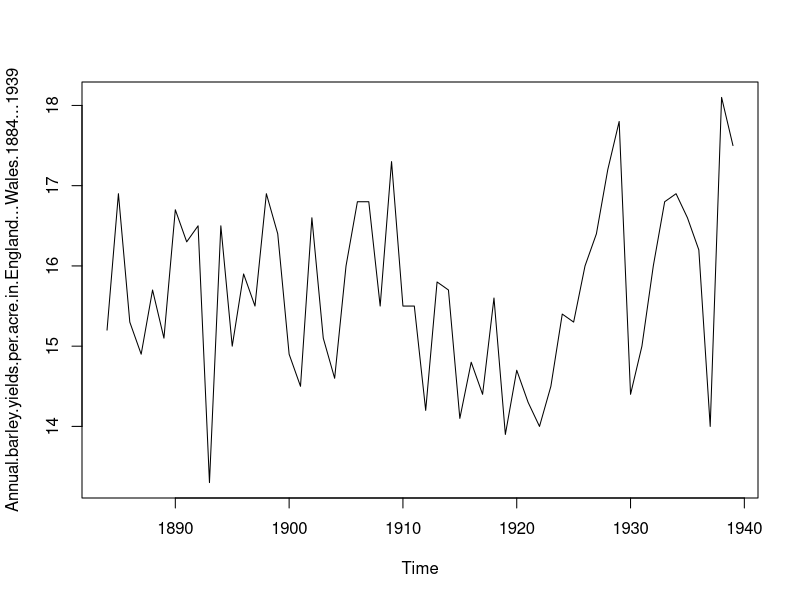
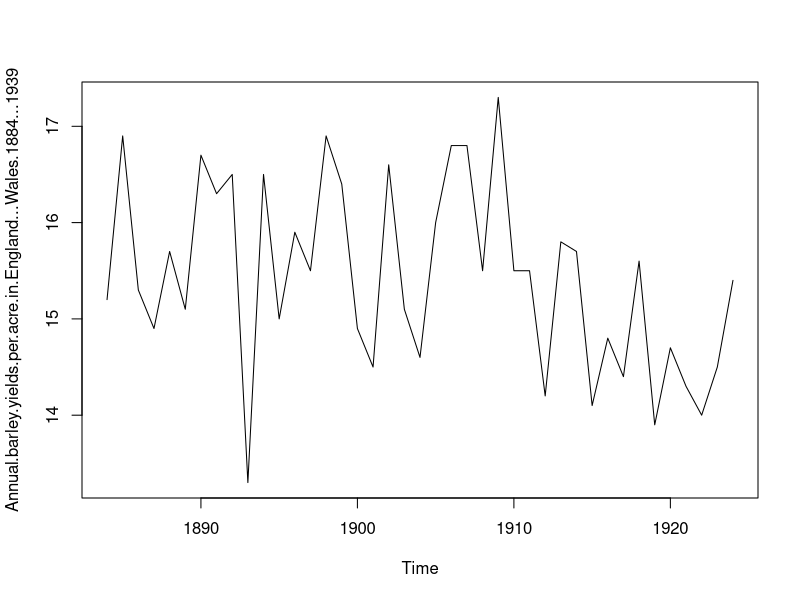
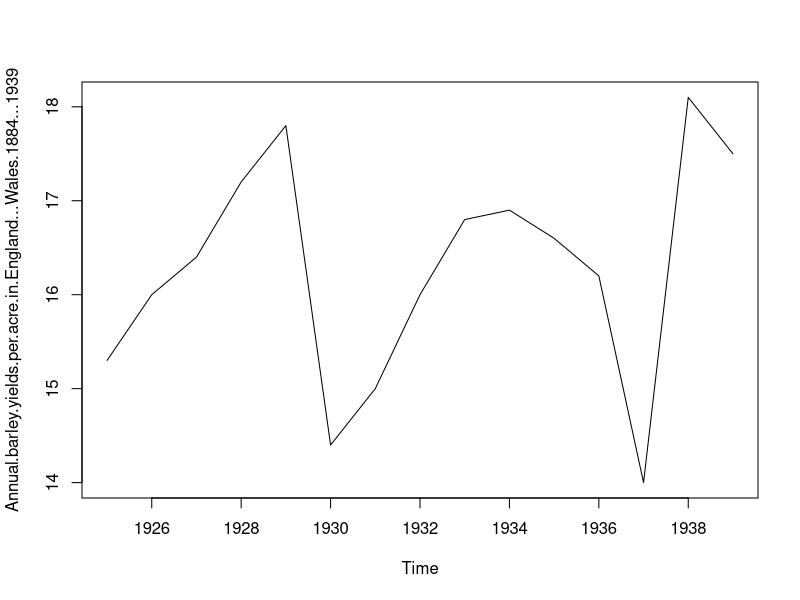
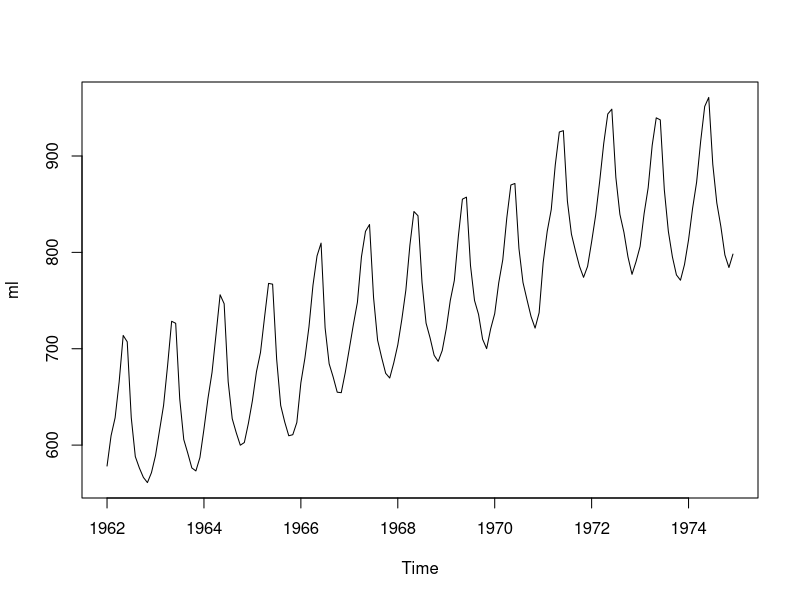
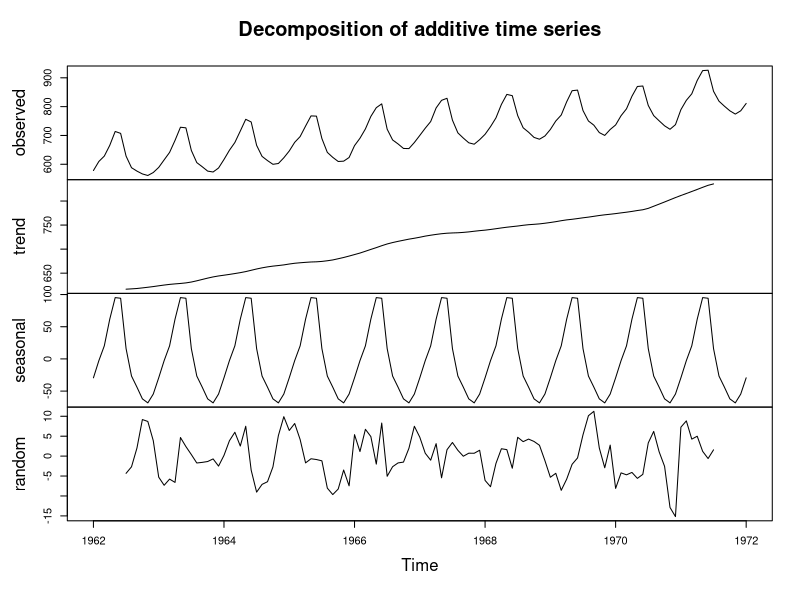
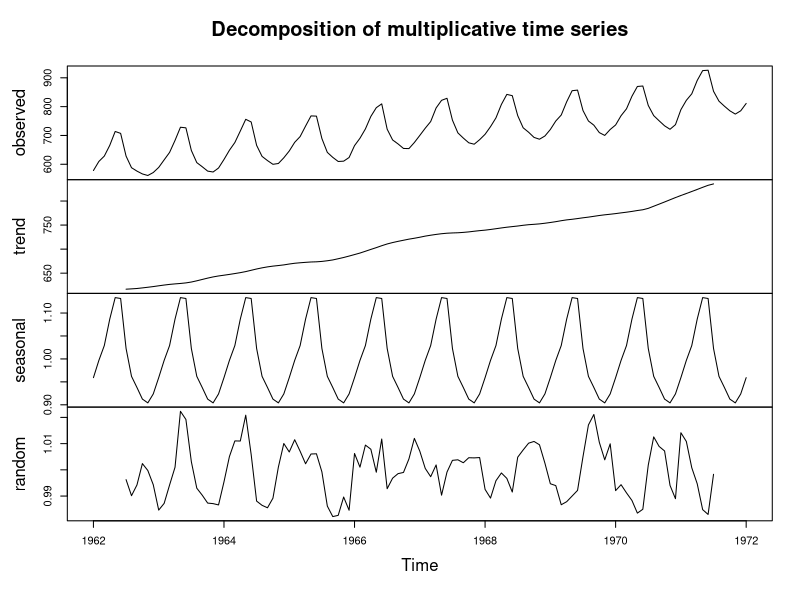
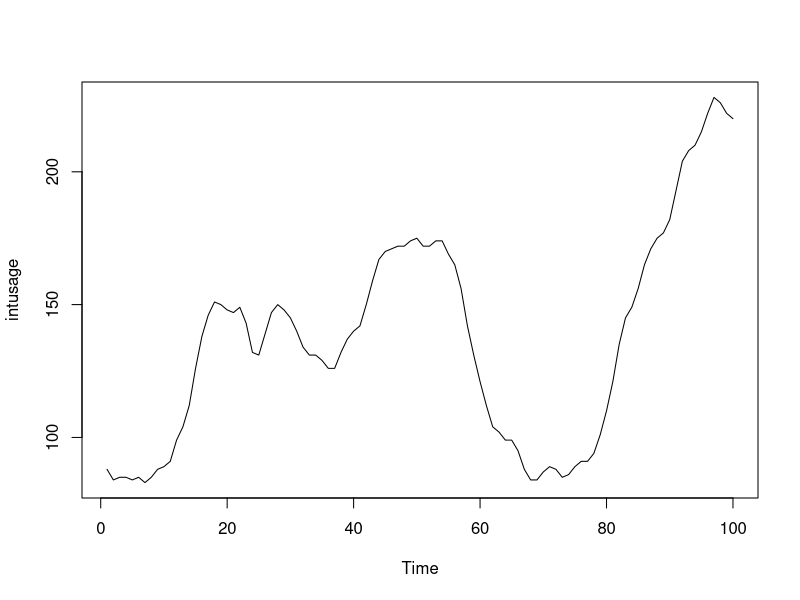
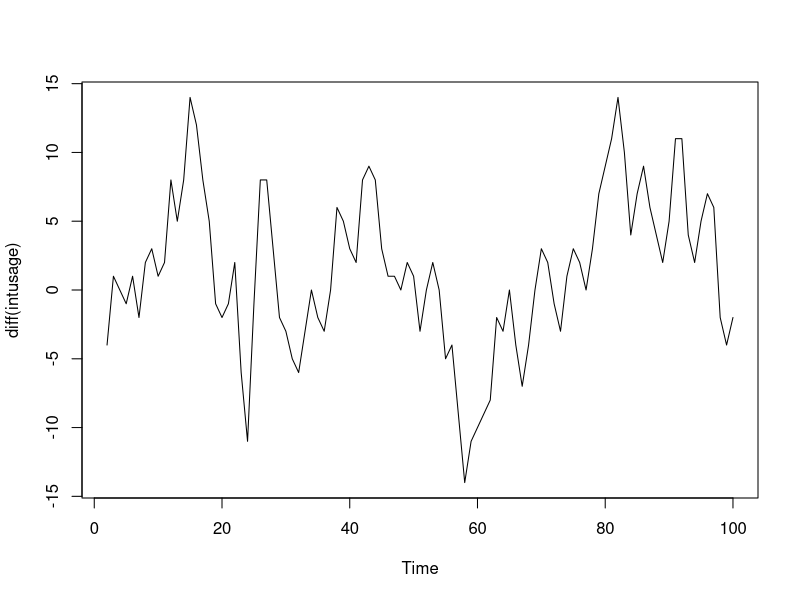

These figures' R source, in order:
#Reading regular timeseries data
#Decomposing a time series using MA and stl()
#Forecasting using stl()
#Smoothning using holt, holtwinters and ets()
#Automating model selection using ets()
#Forecasting using holt, holtwinters and ets()
#ARIMA models, ACF , PACF, auto.arima()
#Choosing amongst different models by using accuracy() function
library(forecast)
library(tseries)

###Reading time series data inside R###
setwd("C:\\Users\\DELL\\Documents\\Jigsaw Courses\\Courses\\Predictive Analytics with R\\Time Series in R - Class codes")
bar<-read.csv("barley.csv")
bar<-bar[-1]
bar<-ts(bar,start=c(1884),frequency=1)
plot(bar)


#Subsetting the time series using window function
barTr<-window(bar,start=c(1884),end=c(1924),frequency=1)
plot(barTr)
barT<-window(bar,start=c(1925),end=c(1939),frequency=1)
plot(barT)

#Decomposing a timesries using ma and stl()
#Importing new data
ml<-read.csv("milk.csv",stringsAsFactors = F)
ml<-ml[-1]
ml<-ml[-158,1]
ml<-as.numeric(ml)
sum(is.na(ml))
ml<-ml[-157]
ml<-ts(ml,start=c(1962,1),frequency=12)
plot.ts(ml)

mlTr<-window(ml,start=c(1962,1),end=c(1972,1),frequency=12)
mlT<-window(ml,start=c(1972,2),end=c(1974,12),frequency=12)
#Data has both trend and seasonality

#Decomposing using MA
dec<-decompose(mlTr,type="additive")
dec$x #original series
dec$seasonal #seasonal indices (guessed based on frequency of ts() object)
dec$trend #trend component
dec$random #random component
dec$figure #seasonal components
dec$type # type of seasonality
plot(dec)

decM<-decompose(mlTr,type="multiplicative")
decM$x #original series
decM$seasonal #seasonal indices (guessed based on frequency of ts() object)
decM$trend #trend component
decM$random #random component
decM$figure #seasonal components
decM$type # type of seasonality
plot(decM)
#Decomposing using stl() and forecasting
#Additive model
dstl<-stl(mlTr,s.window = "periodic")
dstl$time.series#decomposed series

#Multiplicative model
decLM<-stl(log(mlTr),s.window = "periodic")
exp(decLM$time.series[,1])#seasonal components extracted
unique(exp(decLM$time.series[,1]))#Monthly indices

#exponential smoothing
es<-ses(mlTr,h=10)
accuracy(es,x =window(ml,start=c(1972,2),end=c(1972,11)))

#Fitting holts's model
hol<-holt(mlTr,h=10) #forecasting for 10 periods
accuracy(hol,x =window(ml,start=c(1972,2),end=c(1972,11)))

#Fitting holt's dampened trend model
holD<-holt(mlTr,h=10,damped = T)
accuracy(holD,x =window(ml,start=c(1972,2),end=c(1972,11)))

#Clearly the series is seasonal so seasonal component is required
hw<-hw(mlTr,h=10,seasonal = "additive")
accuracy(hw,x =window(ml,start=c(1972,2),end=c(1972,11)))

#Multiplicative season
hwM<-hw(mlTr,h=10,seasonal="multiplicative")
accuracy(hwM,x =window(ml,start=c(1972,2),end=c(1972,11)))

#Try damped trend
hwAD<-hw(mlTr,h=10,seasonal = "additive",damped=T)
accuracy(hwAD,x =window(ml,start=c(1972,2),end=c(1972,11)))

#Automating model building using ets()
auto<-ets(mlTr)
summary(auto)

foc<-forecast(auto,h=10)
accuracy(foc,x =window(ml,start=c(1972,2),end=c(1972,11)))
Box.test(auto$residuals)

##ARIMA Models###
library(tseries)
#Building ARIMA Models, non seasonal data
intusage<-WWWusage
plot(intusage)
adf.test(intusage)
plot(diff(intusage))
par(mfrow=c(2,1))
Acf(diff(intusage))
Pacf(diff(intusage)) #ARIMA(3,1,0)
dev.off()
modA<-Arima(y = intusage,order = c(3,1,0))
modA<-Arima(y = intusage,order = c(2,1,0))
modA<-Arima(y = intusage,order = c(2,1,1))
forecast(modA,h=10)
plot(forecast(modA,h=10))

#weather or not there is remaining structure in the series 
Box.test(modA$residuals)
